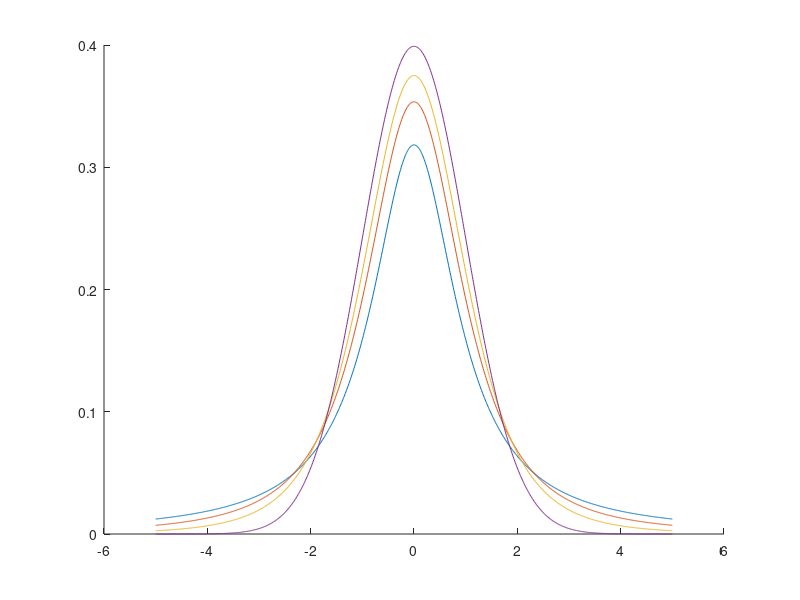

The MATLAB script that drew this image:
clear all
clc

x=-5:0.01:5;

hold on
y=tpdf(x,1);
plot(x,y);
y=tpdf(x,2);
plot(x,y);
y=tpdf(x,4);
plot(x,y);
y=normpdf(x,0,1);
plot(x,y);
hold off
